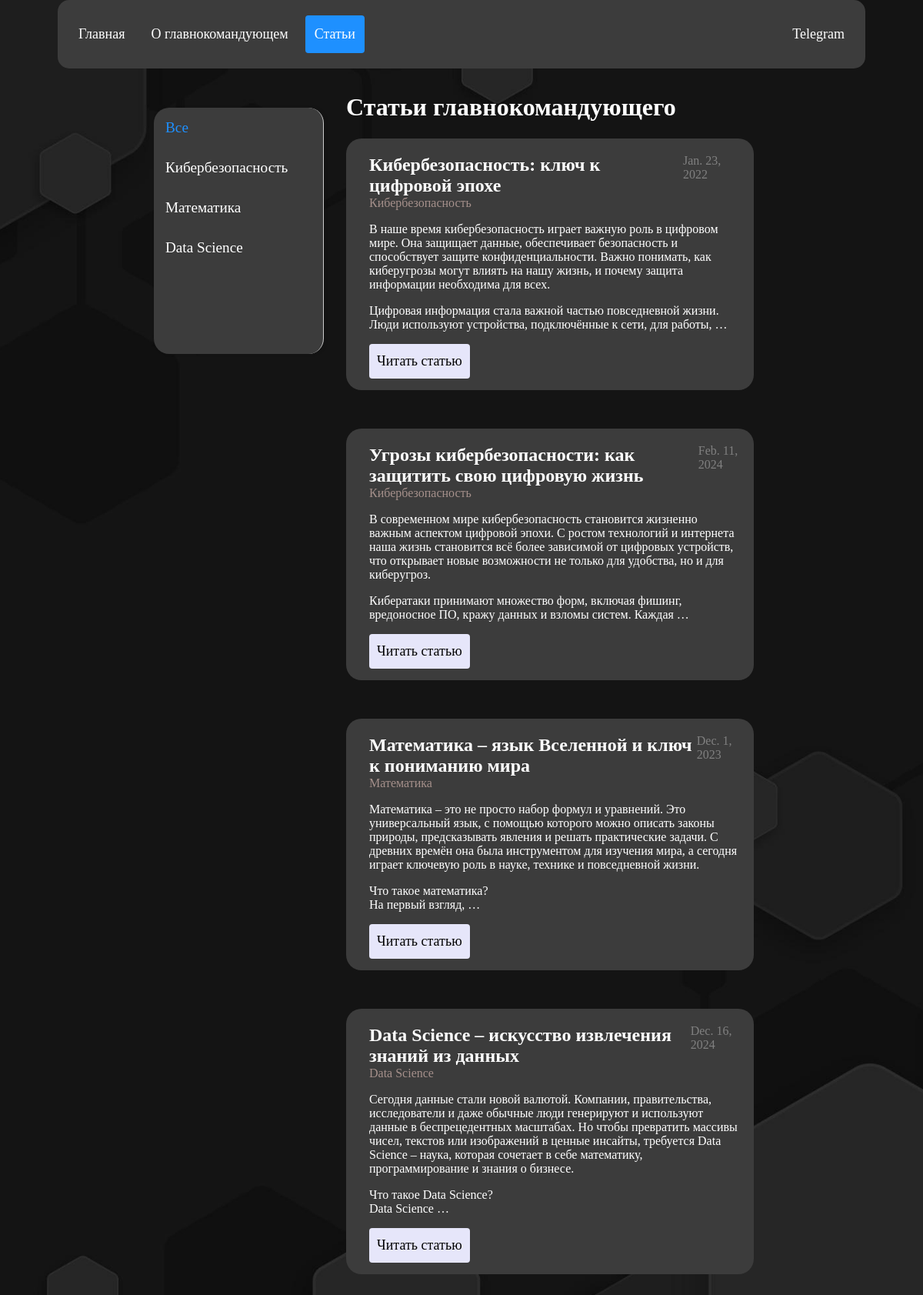
Page /articles/0/ on the committed database.
### pictures/models.py (models this page shows, shortened)
class Category(models.Model):
    name = models.CharField(max_length=20)

class Post(models.Model):
    title = models.CharField(max_length=20)
    content = models.TextField(blank=True)
    date = models.DateField(auto_now_add=True)
    cat_id = models.ForeignKey('Category', on_delete=models.PROTECT)

### pictures/views.py (the view)
# urls.py: path('articles/<int:cat_id>/', views.articles, name='articles'),
def articles(request, cat_id):
    categories = Category.objects.all()
    if cat_id == 0:
        posts = Post.objects.all()  # Все посты
    else:
        posts = Post.objects.filter(cat_id=cat_id)
    data = {'posts': posts, 'cats_db': categories, 'active_cat': cat_id}
    return render(request, 'pictures/articles.html', context=data)

### pictures/templatetags/pictures_tags.py (called while the page is built)
@register.simple_tag()
def getCategories():
    return views.cats_db

### pictures/templates/pictures/articles.html
{% extends 'base.html' %}
{% block content%}
{% load pictures_tags %}
<div class="content-wrapper">
    <nav class="panel">
    {% getCategories as categories %}
    <a class="{% if active_cat == 0 %}active{% endif %}" href="{% url 'articles' 0 %}">Все</a>
    {% for cat in categories %}
        <a class="{% if active_cat == cat.id %}active{% endif %}" href="{% url 'articles' cat.id %}">{{ cat.name }}</a>
    {% endfor %}
</nav>
<div class="posts">
<h1>Статьи главнокомандующего</h1>
  <ul>
    {% for p in posts %}
    <li>
      <div class="post-header">
                <h2 class="title">{{ p.title }}</h2>
                <span class="date">{{ p.date }}</span>
      </div>
        <p class="cat">{{ p.cat_id.name }}</p>
      <p>{{ p.content|linebreaks|truncatewords:50 }}</p>
      <p><a href="{% url 'post' p.id %}">Читать статью</a></p>
    </li>
    {% endfor %}
  </ul>
  </div>
</div>
{% endblock %}

### templates/base.html (shortened to what this page needs)
{% load static %}
<!DOCTYPE html>
<html lang="en">
<head>
    <link type="text/css" href="{% static 'pictures/css/style.css' %}" rel="stylesheet" />
</head>
<body>
<div class="header">
    <a class="" href="{% url 'romashko' %}">Главная</a>
    <a class="" href="/romashko#infa" onclick="const links = document.querySelectorAll('.header a');
    links.forEach(link => link.classList.remove('active'));this.classList.add('active');">О главнокомандующем</a>
    <a class="" href="{% url 'articles' 0 %}">Статьи</a>
    <div class="header-right">
        <a href="https://t.me/sgrgrfbf">Telegram</a>
    </div>
</div>
    {% block content %} {% endblock %}
</body>
</html>

### pictures/static/pictures/css/style.css (style rules this page uses)
html, body { margin: 0; padding: 0; box-sizing: border-box; background: #fff url('../images/5137894.jpg') no-repeat center center; background-size: cover; height: 100%; overflow-x: hidden; scroll-behavior: smooth; }
.header { background: rgb(60, 60, 60); overflow: hidden; padding: 20px 15px; position: fixed; top: 0; left: 50%; transform: translateX(-50%); width: 85%; z-index: 1000; border-radius: 15px; margin = 0; }
.header a { float: left; color: white; text-align: center; padding: 12px; text-decoration: none; font-size: 18px; line-height: 25px; border-radius: 4px; }
.header a:not(:last-child) { margin-right: 10px; }
.header a.active { background-color: dodgerblue; color: white; }
.header-right { float: right; }
.posts { color: white; margin-left: 250px; margin-right: 0px; }
.posts ul { padding: 0; list-style-type: none; }
.posts ul li { background: rgb(60, 60, 60); padding-top: 1px; padding-bottom: 60px; padding-left: 30px; margin-bottom: 50px; border-radius: 20px; padding-right: 20px; margin-right: 20px; margin-left: 0px; }
.posts a { float: left; color: black; text-align: center; padding: 10px; text-decoration: none; font-size: 18px; line-height: 25px; border-radius: 4px; background-color: lavender; }
.post-header { display: flex; justify-content: space-between; align-items: center; margin: 0; padding: 0; }
.post-header .title { font-size: 1.5em; margin-bottom: 0; padding-bottom: 0; }
.post-header .date { font-size: 1em; color: gray; padding-right: 0px; padding-left: 5px; margin-left: 0px; margin-bottom: 0; padding-bottom: 0; }
.content-wrapper { display: flex; margin-top: 100px; align: center; margin-left: 200px; margin-right:200px; }
.panel { position: fixed; width: 200px; background-color: rgb(60, 60, 60); border-radius: 20px; padding: 10px; display: flex; flex-direction: column; gap: 20px; border-right: 1px solid #ccc; box-shadow: 2px 0 5px rgba(0, 0, 0, 0.1); margin-right: 20px; height: calc(100vh - 500px); overflow-y: auto; z-index: 100; margin-top: 40px; }
.panel a { color: white; border-radius: 4px; text-align: left; padding: 5px; text-decoration: none; font-size: 1.2rem; }
.panel a.active { color: dodgerblue }
.cat { margin: 0; padding: 0; font-size: 1em; color: #a5908b; }

### rows in the picture
Category: name "Кибербезопасность"
Category: name "Математика"
Category: name "Data Science"
Post: title "Кибербезопасность: ключ к цифровой эпохе", date "Jan. 23, 2022", cat_id.name "Кибербезопасность", content "В наше время кибербезопасность играет важную роль в цифровом мире. Она защищает данные, обеспечивает безопасность и способствует защите конфиденциальности. Важно понимать, как киберугрозы могут влиять на нашу жизнь, и почему защита информации необходима для всех. Цифровая информация стала важной частью повседневной жизни. Люди используют устройства, подключённые к сети, для работы, …"
Post: title "Угрозы кибербезопасности: как защитить свою цифровую жизнь", date "Feb. 11, 2024", cat_id.name "Кибербезопасность", content "В современном мире кибербезопасность становится жизненно важным аспектом цифровой эпохи. С ростом технологий и интернета наша жизнь становится всё более зависимой от цифровых устройств, что открывает новые возможности не только для удобства, но и для киберугроз. Кибератаки принимают множество форм, включая фишинг, вредоносное ПО, кражу данных и взломы систем. Каждая …"
Post: title "Математика – язык Вселенной и ключ к пониманию мира", date "Dec. 1, 2023", cat_id.name "Математика", content "Математика – это не просто набор формул и уравнений. Это универсальный язык, с помощью которого можно описать законы природы, предсказывать явления и решать практические задачи. С древних времён она была инструментом для изучения мира, а сегодня играет ключевую роль в науке, технике и повседневной жизни. Что такое математика? На первый взгляд, …"
Post: title "Data Science – искусство извлечения знаний из данных", date "Dec. 16, 2024", cat_id.name "Data Science", content "Сегодня данные стали новой валютой. Компании, правительства, исследователи и даже обычные люди генерируют и используют данные в беспрецедентных масштабах. Но чтобы превратить массивы чисел, текстов или изображений в ценные инсайты, требуется Data Science – наука, которая сочетает в себе математику, программирование и знания о бизнесе. Что такое Data Science? Data Science …"
